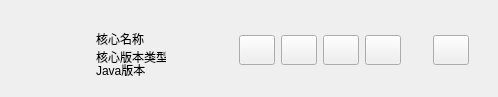
<?xml version="1.0" encoding="UTF-8"?>
<ui version="4.0">
 <class>mccard</class>
 <widget class="QWidget" name="mccard">
  <property name="geometry">
   <rect>
    <x>0</x>
    <y>0</y>
    <width>498</width>
    <height>97</height>
   </rect>
  </property>
  <property name="sizePolicy">
   <sizepolicy hsizetype="Expanding" vsizetype="Fixed">
    <horstretch>0</horstretch>
    <verstretch>0</verstretch>
   </sizepolicy>
  </property>
  <property name="minimumSize">
   <size>
    <width>0</width>
    <height>97</height>
   </size>
  </property>
  <property name="maximumSize">
   <size>
    <width>16777215</width>
    <height>97</height>
   </size>
  </property>
  <property name="windowTitle">
   <string>Form</string>
  </property>
  <layout class="QGridLayout" name="gridLayout_4">
   <item row="0" column="0">
    <widget class="CardWidget" name="CardWidget">
     <property name="minimumSize">
      <size>
       <width>0</width>
       <height>79</height>
      </size>
     </property>
     <property name="maximumSize">
      <size>
       <width>16777215</width>
       <height>79</height>
      </size>
     </property>
     <layout class="QGridLayout" name="gridLayout_3">
      <item row="0" column="0">
       <widget class="QWidget" name="widget" native="true">
        <property name="minimumSize">
         <size>
          <width>61</width>
          <height>61</height>
         </size>
        </property>
        <property name="maximumSize">
         <size>
          <width>61</width>
          <height>61</height>
         </size>
        </property>
        <layout class="QGridLayout" name="gridLayout">
         <item row="0" column="0">
          <widget class="PixmapLabel" name="PixmapLabel">
           <property name="minimumSize">
            <size>
             <width>43</width>
             <height>43</height>
            </size>
           </property>
           <property name="maximumSize">
            <size>
             <width>43</width>
             <height>43</height>
            </size>
           </property>
           <property name="styleSheet">
            <string notr="true">border-image: url(:/built-InIcons/Grass.png);</string>
           </property>
          </widget>
         </item>
         <item row="1" column="0">
          <spacer name="verticalSpacer">
           <property name="orientation">
            <enum>Qt::Vertical</enum>
           </property>
           <property name="sizeHint" stdset="0">
            <size>
             <width>20</width>
             <height>40</height>
            </size>
           </property>
          </spacer>
         </item>
        </layout>
       </widget>
      </item>
      <item row="0" column="2">
       <spacer name="horizontalSpacer">
        <property name="orientation">
         <enum>Qt::Horizontal</enum>
        </property>
        <property name="sizeHint" stdset="0">
         <size>
          <width>40</width>
          <height>20</height>
         </size>
        </property>
       </spacer>
      </item>
      <item row="0" column="3">
       <widget class="QWidget" name="widget_2" native="true">
        <property name="minimumSize">
         <size>
          <width>248</width>
          <height>49</height>
         </size>
        </property>
        <property name="maximumSize">
         <size>
          <width>248</width>
          <height>49</height>
         </size>
        </property>
        <layout class="QGridLayout" name="gridLayout_2">
         <item row="0" column="0">
          <widget class="TransparentToolButton" name="TransparentToolButton">
           <property name="minimumSize">
            <size>
             <width>36</width>
             <height>30</height>
            </size>
           </property>
           <property name="maximumSize">
            <size>
             <width>36</width>
             <height>30</height>
            </size>
           </property>
           <property name="toolTip">
            <string>&lt;html&gt;&lt;head/&gt;&lt;body&gt;&lt;p&gt;打开目录&lt;/p&gt;&lt;/body&gt;&lt;/html&gt;</string>
           </property>
          </widget>
         </item>
         <item row="0" column="1">
          <widget class="TransparentToolButton" name="TransparentToolButton_2">
           <property name="minimumSize">
            <size>
             <width>36</width>
             <height>30</height>
            </size>
           </property>
           <property name="maximumSize">
            <size>
             <width>36</width>
             <height>30</height>
            </size>
           </property>
           <property name="toolTip">
            <string>&lt;html&gt;&lt;head/&gt;&lt;body&gt;&lt;p&gt;移除&lt;/p&gt;&lt;/body&gt;&lt;/html&gt;</string>
           </property>
          </widget>
         </item>
         <item row="0" column="5">
          <widget class="TransparentToolButton" name="TransparentToolButton_5">
           <property name="minimumSize">
            <size>
             <width>36</width>
             <height>30</height>
            </size>
           </property>
           <property name="maximumSize">
            <size>
             <width>36</width>
             <height>30</height>
            </size>
           </property>
           <property name="toolTip">
            <string>&lt;html&gt;&lt;head/&gt;&lt;body&gt;&lt;p&gt;开始&lt;/p&gt;&lt;/body&gt;&lt;/html&gt;</string>
           </property>
          </widget>
         </item>
         <item row="0" column="2">
          <widget class="TransparentToolButton" name="TransparentToolButton_3">
           <property name="minimumSize">
            <size>
             <width>36</width>
             <height>30</height>
            </size>
           </property>
           <property name="maximumSize">
            <size>
             <width>36</width>
             <height>30</height>
            </size>
           </property>
           <property name="toolTip">
            <string>&lt;html&gt;&lt;head/&gt;&lt;body&gt;&lt;p&gt;生成启动脚本&lt;/p&gt;&lt;/body&gt;&lt;/html&gt;</string>
           </property>
          </widget>
         </item>
         <item row="0" column="3">
          <widget class="TransparentToolButton" name="TransparentToolButton_4">
           <property name="minimumSize">
            <size>
             <width>36</width>
             <height>30</height>
            </size>
           </property>
           <property name="maximumSize">
            <size>
             <width>36</width>
             <height>30</height>
            </size>
           </property>
           <property name="toolTip">
            <string>&lt;html&gt;&lt;head/&gt;&lt;body&gt;&lt;p&gt;设置&lt;/p&gt;&lt;/body&gt;&lt;/html&gt;</string>
           </property>
          </widget>
         </item>
         <item row="0" column="4">
          <widget class="VerticalSeparator" name="VerticalSeparator"/>
         </item>
        </layout>
       </widget>
      </item>
      <item row="0" column="1">
       <widget class="SimpleCardWidget" name="SimpleCardWidget">
        <property name="minimumSize">
         <size>
          <width>0</width>
          <height>61</height>
         </size>
        </property>
        <property name="maximumSize">
         <size>
          <width>254</width>
          <height>61</height>
         </size>
        </property>
        <layout class="QGridLayout" name="gridLayout_5">
         <item row="2" column="0">
          <widget class="CaptionLabel" name="CaptionLabel_2">
           <property name="minimumSize">
            <size>
             <width>70</width>
             <height>15</height>
            </size>
           </property>
           <property name="maximumSize">
            <size>
             <width>70</width>
             <height>15</height>
            </size>
           </property>
           <property name="text">
            <string>Java版本</string>
           </property>
          </widget>
         </item>
         <item row="1" column="0">
          <widget class="CaptionLabel" name="CaptionLabel">
           <property name="minimumSize">
            <size>
             <width>70</width>
             <height>21</height>
            </size>
           </property>
           <property name="maximumSize">
            <size>
             <width>70</width>
             <height>21</height>
            </size>
           </property>
           <property name="text">
            <string>核心版本类型</string>
           </property>
          </widget>
         </item>
         <item row="0" column="0">
          <widget class="StrongBodyLabel" name="StrongBodyLabel">
           <property name="minimumSize">
            <size>
             <width>111</width>
             <height>19</height>
            </size>
           </property>
           <property name="maximumSize">
            <size>
             <width>111</width>
             <height>19</height>
            </size>
           </property>
           <property name="text">
            <string>核心名称</string>
           </property>
          </widget>
         </item>
         <item row="0" column="1">
          <spacer name="horizontalSpacer_2">
           <property name="orientation">
            <enum>Qt::Horizontal</enum>
           </property>
           <property name="sizeHint" stdset="0">
            <size>
             <width>40</width>
             <height>20</height>
            </size>
           </property>
          </spacer>
         </item>
        </layout>
       </widget>
      </item>
     </layout>
    </widget>
   </item>
  </layout>
 </widget>
 <customwidgets>
  <customwidget>
   <class>ToolButton</class>
   <extends>QToolButton</extends>
   <header>qfluentwidgets</header>
  </customwidget>
  <customwidget>
   <class>TransparentToolButton</class>
   <extends>ToolButton</extends>
   <header>qfluentwidgets</header>
  </customwidget>
  <customwidget>
   <class>PixmapLabel</class>
   <extends>QLabel</extends>
   <header>qfluentwidgets</header>
  </customwidget>
  <customwidget>
   <class>VerticalSeparator</class>
   <extends>QWidget</extends>
   <header>qfluentwidgets</header>
  </customwidget>
  <customwidget>
   <class>CardWidget</class>
   <extends>QFrame</extends>
   <header>qfluentwidgets</header>
   <container>1</container>
  </customwidget>
  <customwidget>
   <class>SimpleCardWidget</class>
   <extends>CardWidget</extends>
   <header>qfluentwidgets</header>
   <container>1</container>
  </customwidget>
  <customwidget>
   <class>CaptionLabel</class>
   <extends>QLabel</extends>
   <header>qfluentwidgets</header>
  </customwidget>
  <customwidget>
   <class>StrongBodyLabel</class>
   <extends>QLabel</extends>
   <header>qfluentwidgets</header>
  </customwidget>
 </customwidgets>
 <resources>
  <include location="../res/icon/icons.qrc"/>
 </resources>
 <connections/>
</ui>
